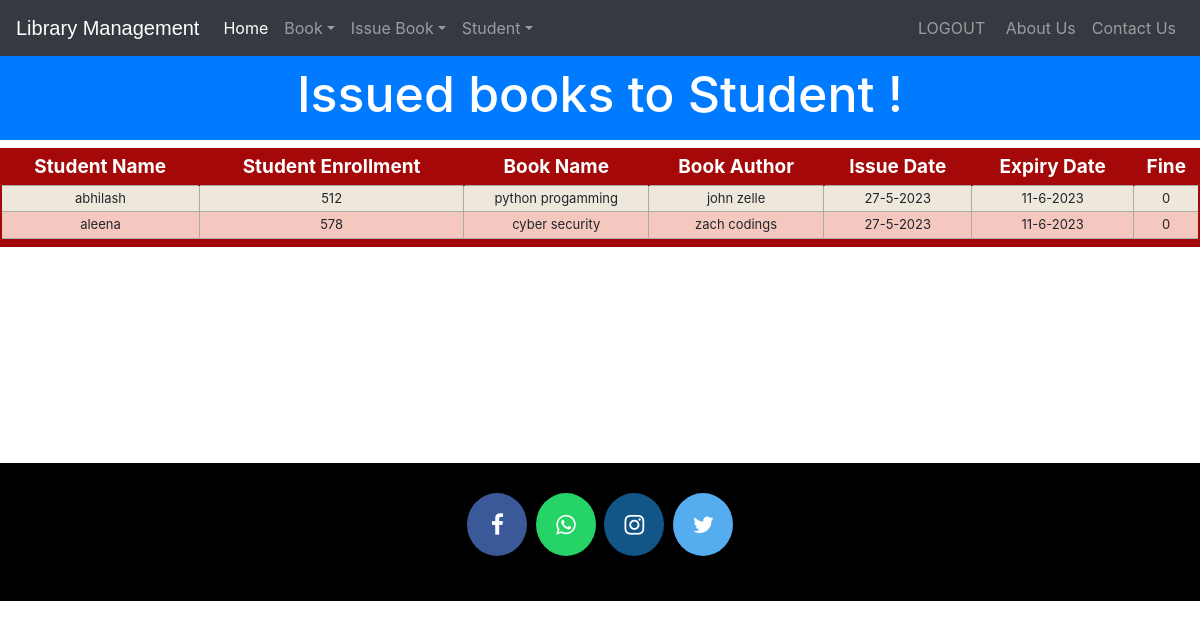
The page /viewissuedbook (signed in) on the database its author committed.
### library/models.py (models this page shows, shortened)
class StudentExtra(models.Model):
    user=models.OneToOneField(User,on_delete=models.CASCADE)
    enrollment = models.CharField(max_length=40)
    branch = models.CharField(max_length=40)
    @property
    def get_name(self):
        return self.user.first_name

class Book(models.Model):
    catchoice= [
        ('education', 'Education'),
        ('entertainment', 'Entertainment'),
        ('comics', 'Comics'),
        ('biography', 'Biographie'),
        ('history', 'History'),
        ]
    name=models.CharField(max_length=30)
    isbn=models.PositiveIntegerField()
    author=models.CharField(max_length=40)
    category=models.CharField(max_length=30,choices=catchoice,default='education')

### library/views.py (the view)
# urls.py: path('viewissuedbook', views.viewissuedbook_view),
@login_required(login_url='adminlogin')
@user_passes_test(is_admin)
def viewissuedbook_view(request):
    issuedbooks=models.IssuedBook.objects.all()
    li=[]
    for ib in issuedbooks:
        issdate=str(ib.issuedate.day)+'-'+str(ib.issuedate.month)+'-'+str(ib.issuedate.year)
        expdate=str(ib.expirydate.day)+'-'+str(ib.expirydate.month)+'-'+str(ib.expirydate.year)
        days=(date.today()-ib.issuedate)
        print(date.today())
        d=days.days
        fine=0
        if d>15:
            day=d-15
            fine=day*10
        books=list(models.Book.objects.filter(isbn=ib.isbn))
        students=list(models.StudentExtra.objects.filter(enrollment=ib.enrollment))
        i=0
        for l in books:
            t=(students[i].get_name,students[i].enrollment,books[i].name,books[i].author,issdate,expdate,fine)
            i=i+1
            li.append(t)
    return render(request,'library/viewissuedbook.html',{'li':li})

### library/views.py (called while the page is built)
def is_admin(user):
    return user.groups.filter(name='ADMIN').exists()

### templates/library/viewissuedbook.html (shortened to what this page needs)
<!DOCTYPE html>
<html lang="en" dir="ltr">
  <head>
  </head>
  <body>
    {% include "library/navbaradmin.html" %}
    <br>
    <br>
    <h3 class="p-3 mb-2 bg-primary text-white" style = 'font-size: 50px;text-align:center;margin-bottom:0px;'>Issued books to Student !</h3>
{% if li%}
    <table class="redTable">
    <thead>
    <tr>
    <th>Student Name</th>
    <th>Student Enrollment</th>
    <th>Book Name</th>
    <th>Book Author</th>
    <th>Issue Date</th>
    <th>Expiry Date</th>
    <th>Fine</th>
    </tr>
    </thead>
    <tfoot>
    <tr>
    <td colspan="7">
    </td>
    </tr>
    </tfoot>
    <tbody>
      {% for t in li %}
        <tr>
          <td>{{t.0}}</td>
          <td>{{t.1}}</td>
          <td>{{t.2}}</td>
          <td>{{t.3}}</td>
          <td>{{t.4}}</td>
          <td>{{t.5}}</td>
          <td>{{t.6}}</td>
        </tr>
        {%endfor%}
    </tbody>
    </table>
    {%else%}
    <h1> 0 book Issued</h1>
    {%endif%}
    <br><br><br><br><br><br><br><br><br>
  {% include "library/footer.html" %}
  </body>
</html>

### templates/library/viewissuedbook.html (style rules this page uses)
table.redTable { border: 2px solid #A40808; background-color: #EEE7DB; width: 100%; text-align: center; border-collapse: collapse; }
table.redTable td, table.redTable th { border: 1px solid #AAAAAA; padding: 3px 2px; }
table.redTable tbody td { font-size: 13px; }
table.redTable tr:nth-child(even) { background: #F5C8BF; }
table.redTable thead { background: #A40808; }
table.redTable thead th { font-size: 19px; font-weight: bold; color: #FFFFFF; text-align: center; border-left: 2px solid #A40808; }
table.redTable thead th:first-child { border-left: none; }
table.redTable tfoot { font-size: 13px; font-weight: bold; color: #FFFFFF; background: #A40808; }
table.redTable tfoot td { font-size: 13px; }

### rows shown on the page
StudentExtra: enrollment "512"
Book: name "python progamming", author "john zelle"
StudentExtra: enrollment "578"
Book: name "cyber security", author "zach codings"

### other values the page prints
{{ t.0 }} "abhilash" "aleena"
{{ t.4 }} "27-5-2023" "27-5-2023"
{{ t.5 }} "11-6-2023" "11-6-2023"
{{ t.6 }} "0" "0"
